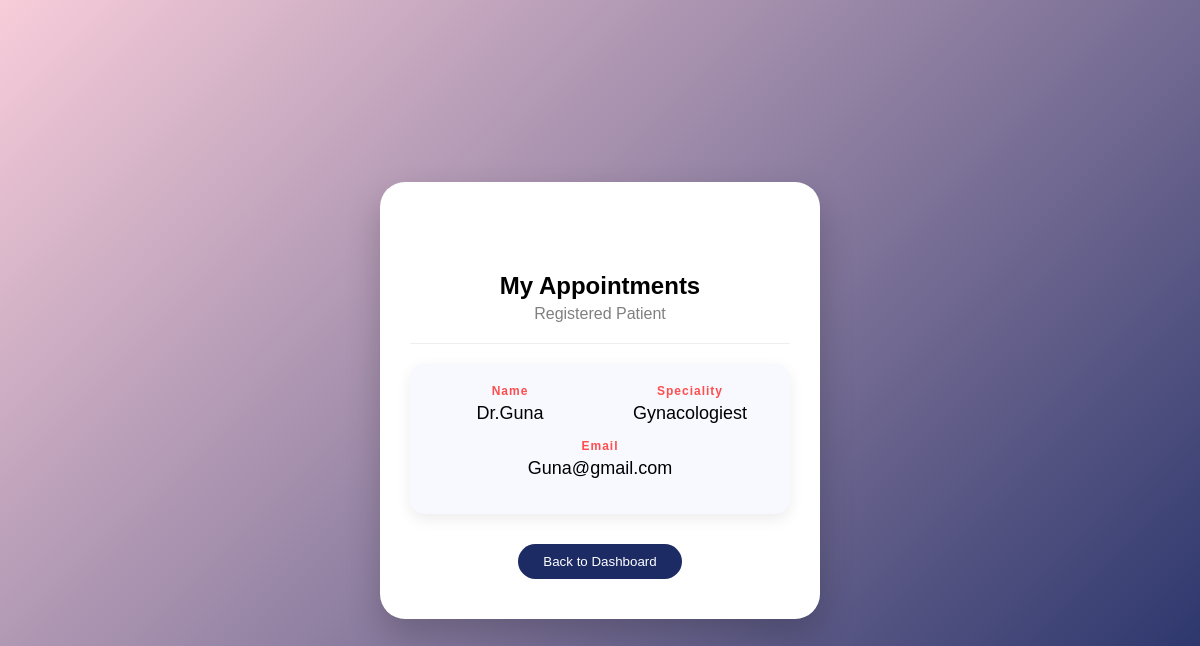
The app's page /Reception/all_doctor/ with its own data.
### accounts/models.py (models this page shows, shortened)
class doctor(models.Model):
    doctor_name = models.CharField(max_length=20)
    doctor_speciality = models.CharField(max_length=20)
    doctor_fee = models.IntegerField()
    doctor_slots = models.IntegerField()
    doctor_otp = models.CharField(max_length=10, blank=True, default='')
    doctor_number = models.CharField(max_length=20)
    doctor_email = models.EmailField(max_length=20)
    doctor_password = models.CharField(max_length=20)
    doctor_image = models.ImageField(upload_to='doctors/', null=True, blank=True)

### Reception/views.py (the view)
# urls.py: path('all_doctor/', views.all_doctor, name='all_doctor'),  # Remove 'accounts/'
def all_doctor(request):
    k = doctor.objects.all()
    return render(request,'Reception/all_doctors.html',{'q':k})

### Reception/templates/reception/all_doctors.html (shortened to what this page needs)
<!DOCTYPE html>
<html>
<head>
</head>
<body>
<div class="profile-card">
    <h2>My Appointments</h2>
    <div class="sub">Registered Patient</div>
    <hr>
<div class="appointments-container">
    {% for i in q %}
    <div class="appointment-card">
        <div class="row">
            <div class="box">
                <div class="label">Name</div>
                <div class="value">{{ i.doctor_name }}</div>
            </div>
            <div class="box">
                <div class="label">Speciality</div>
                <div class="value">{{ i.doctor_speciality }}</div>
            </div>
        </div>
        <div class="row">
            <div class="box full">
                <div class="label">Email</div>
                <div class="value">{{ i.doctor_email }}</div>
            </div>
        </div>
    </div>
    {% empty %}
        <p>No appointments found.</p>
    {% endfor %}
</div>
    <button class="back-btn"
        onclick="window.location.href='{% url 'reception_dashboard' %}'">
        Back to Dashboard
    </button>
</div>
</body>
</html>

### Reception/templates/reception/all_doctors.html (style rules this page uses)
body { margin:0; height:100vh; display:flex; justify-content:center; align-items:center; font-family:Arial, sans-serif; background:linear-gradient(135deg,#f8cdda,#1d2b64); }
.profile-card { width:380px; background:white; border-radius:25px; text-align:center; padding:80px 30px 40px 30px; position:relative; box-shadow:0 15px 35px rgba(0,0,0,0.2); }
h2 { margin:10px 0 5px 0; }
.sub { color:gray; margin-bottom:20px; }
hr { border:none; border-top:1px solid #eee; margin:20px 0; }
.box { text-align:center; }
.label { font-size:12px; color:#ff4d4d; font-weight:bold; letter-spacing:1px; }
.value { font-size:18px; margin-top:5px; }
.back-btn { margin-top:30px; padding:10px 25px; border:none; border-radius:25px; background:#1d2b64; color:white; cursor:pointer; transition:0.3s; }
.appointments-container { margin-top:20px; display:flex; flex-direction:column; gap:20px; }
.appointment-card { background:#f8f9ff; padding:20px; border-radius:15px; box-shadow:0 5px 15px rgba(0,0,0,0.08); }
.row { display:grid; grid-template-columns:1fr 1fr; gap:20px; margin-bottom:15px; }
.full { grid-column:1 / span 2; }

### records on screen
doctor: doctor_name "Dr.Guna", doctor_speciality "Gynacologiest", doctor_email "Guna@gmail.com"
